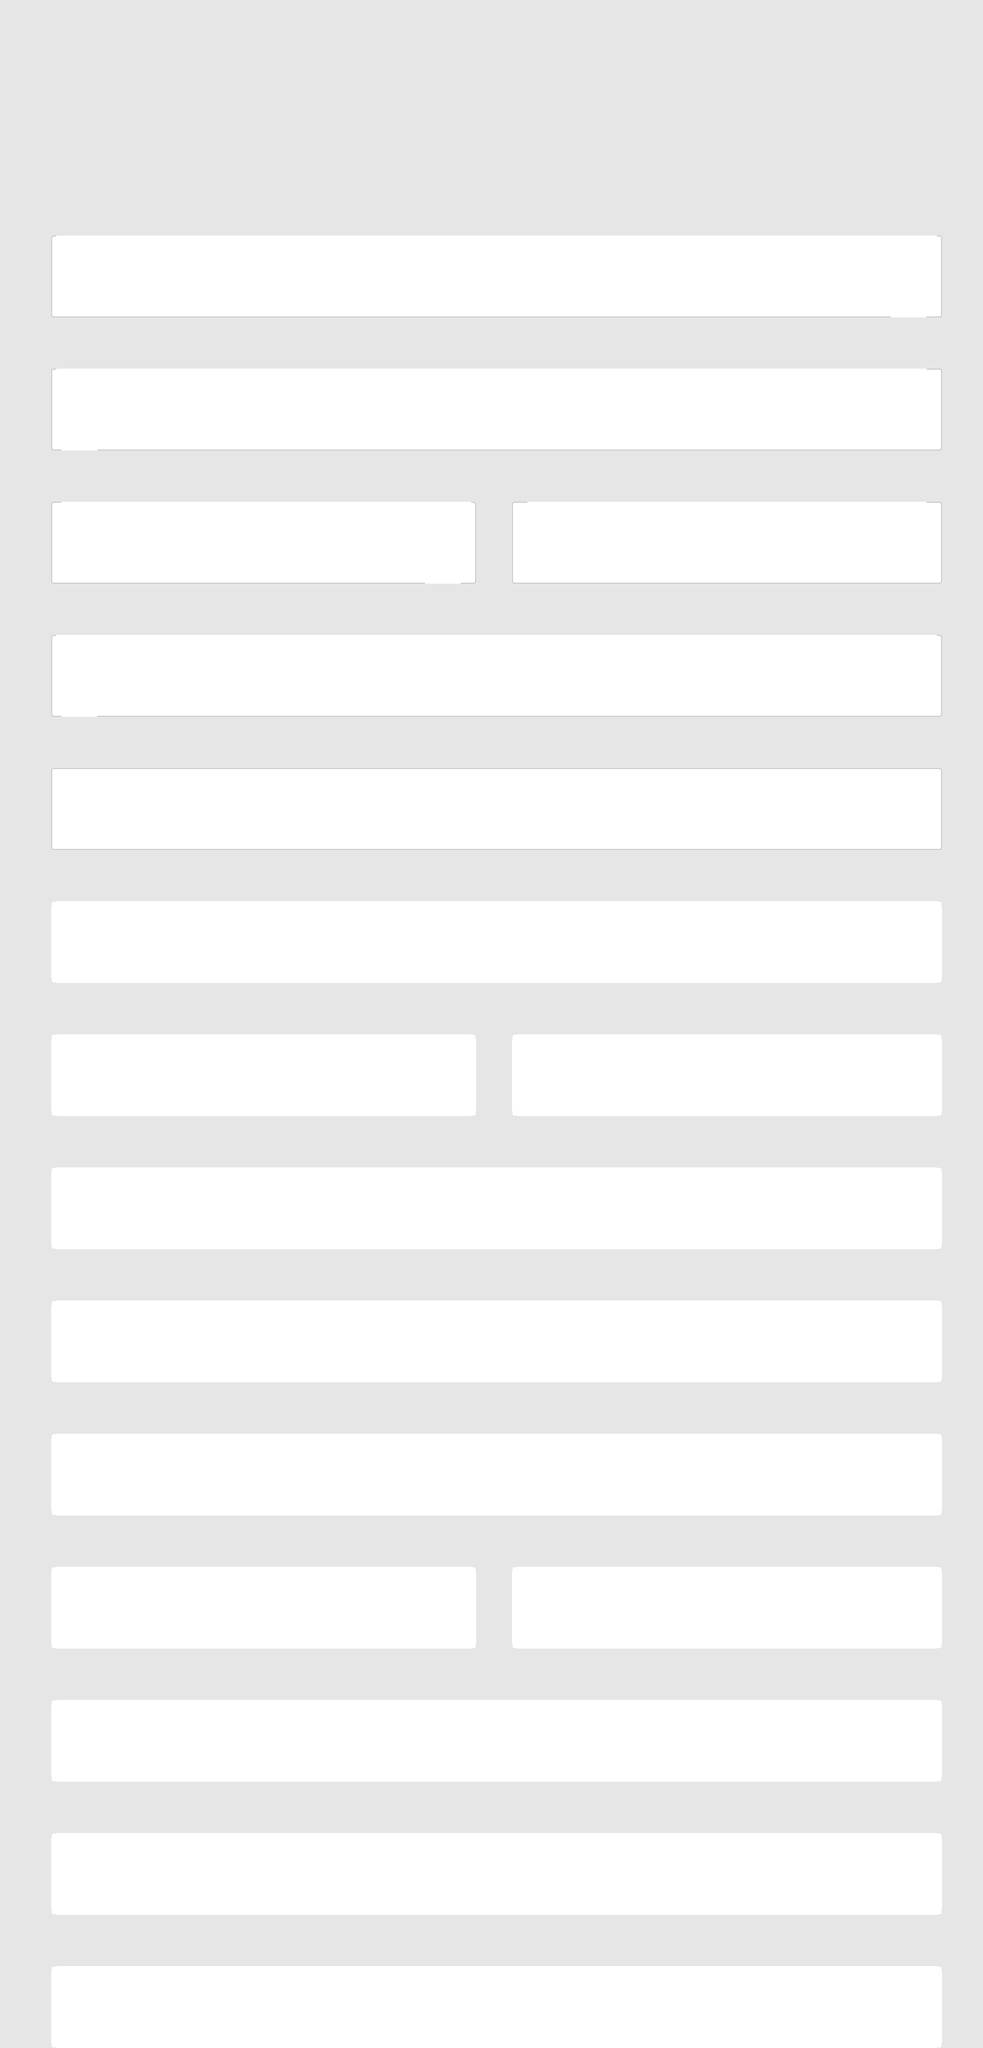

The image is a tile-based game level rendered from a .tmx file. Its description and source (layers, tilesets, objects; grid data summarised) follow:
An orthogonal 192x400 tile map with 10x10 px tiles, 2 tile layers (Background Color, Collision Layer) and 151 objects.

<map version="1.0" orientation="orthogonal" renderorder="right-down" width="192" height="400" tilewidth="10" tileheight="10" nextobjectid="1698">
 <tileset firstgid="1" name="tiles" tilewidth="10" tileheight="10" tilecount="160" columns="20">
  <image source="../demo/demo-1/assets/imgs/tiles.png" width="200" height="80" />
 </tileset>
 <layer name="Background Color" width="192" height="400">
  <data>[76800 cells, 76800 non-empty, 6 distinct tile ids]</data>
 </layer>
 <layer name="Collision Layer" width="192" height="400">
  <data>[76800 cells, 1940 non-empty, 9 distinct tile ids]</data>
 </layer>
 <objectgroup name="Asterisks">
  <object id="1581" gid="67" x="300" y="610" width="10" height="10">
   <properties>
    <property name="field" value="name" />
   </properties>
  </object>
  <object id="1591" gid="67" x="850" y="500" width="10" height="10">
   <properties>
    <property name="field" value="name" />
   </properties>
  </object>
  <object id="1592" gid="67" x="850" y="530" width="10" height="10">
   <properties>
    <property name="field" value="name" />
   </properties>
  </object>
  <object id="1594" gid="67" x="850" y="563" width="10" height="10">
   <properties>
    <property name="field" value="name" />
   </properties>
  </object>
  <object id="1596" gid="67" x="1170" y="610" width="10" height="10">
   <properties>
    <property name="field" value="name" />
   </properties>
  </object>
  <object id="1602" gid="67" x="1490" y="870" width="10" height="10">
   <properties>
    <property name="field" value="email" />
   </properties>
  </object>
  <object id="1603" gid="67" x="1210" y="870" width="10" height="10">
   <properties>
    <property name="field" value="email" />
   </properties>
  </object>
  <object id="1604" gid="67" x="850" y="760" width="10" height="10">
   <properties>
    <property name="field" value="email" />
   </properties>
  </object>
  <object id="1605" gid="67" x="850" y="790" width="10" height="10">
   <properties>
    <property name="field" value="email" />
   </properties>
  </object>
  <object id="1606" gid="67" x="850" y="820" width="10" height="10">
   <properties>
    <property name="field" value="email" />
   </properties>
  </object>
  <object id="1608" gid="67" x="540" y="870" width="10" height="10">
   <properties>
    <property name="field" value="email" />
   </properties>
  </object>
  <object id="1609" gid="67" x="490" y="870" width="10" height="10">
   <properties>
    <property name="field" value="email" />
   </properties>
  </object>
  <object id="1610" gid="67" x="440" y="870" width="10" height="10">
   <properties>
    <property name="field" value="email" />
   </properties>
  </object>
  <object id="1631" gid="67" x="270" y="1050" width="10" height="10">
   <properties>
    <property name="field" value="password" />
   </properties>
  </object>
  <object id="1632" gid="67" x="270" y="1080" width="10" height="10">
   <properties>
    <property name="field" value="password" />
   </properties>
  </object>
  <object id="1633" gid="67" x="270" y="1020" width="10" height="10">
   <properties>
    <property name="field" value="password" />
   </properties>
  </object>
  <object id="1634" gid="67" x="440" y="1130" width="10" height="10">
   <properties>
    <property name="field" value="password" />
   </properties>
  </object>
  <object id="1635" gid="67" x="390" y="1130" width="10" height="10">
   <properties>
    <property name="field" value="password" />
   </properties>
  </object>
  <object id="1636" gid="67" x="490" y="1130" width="10" height="10">
   <properties>
    <property name="field" value="password" />
   </properties>
  </object>
  <object id="1637" gid="67" x="540" y="1130" width="10" height="10">
   <properties>
    <property name="field" value="password" />
   </properties>
  </object>
  <object id="1647" gid="67" x="1180" y="1070" width="10" height="10">
   <properties>
    <property name="field" value="passwordConfirm" />
   </properties>
  </object>
  <object id="1648" gid="67" x="1180" y="1040" width="10" height="10">
   <properties>
    <property name="field" value="passwordConfirm" />
   </properties>
  </object>
  <object id="1649" gid="67" x="1180" y="1010" width="10" height="10">
   <properties>
    <property name="field" value="passwordConfirm" />
   </properties>
  </object>
  <object id="1650" gid="67" x="1420" y="1130" width="10" height="10">
   <properties>
    <property name="field" value="passwordConfirm" />
   </properties>
  </object>
  <object id="1652" gid="67" x="1370" y="1130" width="10" height="10">
   <properties>
    <property name="field" value="passwordConfirm" />
   </properties>
  </object>
  <object id="1653" gid="67" x="1320" y="1130" width="10" height="10">
   <properties>
    <property name="field" value="passwordConfirm" />
   </properties>
  </object>
  <object id="1654" gid="67" x="1620" y="1130" width="10" height="10">
   <properties>
    <property name="field" value="passwordConfirm" />
   </properties>
  </object>
  <object id="1655" gid="67" x="1660" y="1100" width="10" height="10">
   <properties>
    <property name="field" value="passwordConfirm" />
   </properties>
  </object>
  <object id="1670" gid="67" x="260" y="1390" width="10" height="10">
   <properties>
    <property name="field" value="address" />
   </properties>
  </object>
  <object id="1672" gid="67" x="550" y="1390" width="10" height="10">
   <properties>
    <property name="field" value="address" />
   </properties>
  </object>
  <object id="1673" gid="67" x="930" y="1280" width="10" height="10">
   <properties>
    <property name="field" value="address" />
   </properties>
  </object>
  <object id="1675" gid="67" x="930" y="1310" width="10" height="10">
   <properties>
    <property name="field" value="address" />
   </properties>
  </object>
  <object id="1677" gid="67" x="930" y="1340" width="10" height="10">
   <properties>
    <property name="field" value="address" />
   </properties>
  </object>
  <object id="1678" gid="67" x="840" y="1390" width="10" height="10">
   <properties>
    <property name="field" value="address" />
   </properties>
  </object>
  <object id="1679" gid="67" x="1050" y="1390" width="10" height="10">
   <properties>
    <property name="field" value="address" />
   </properties>
  </object>
  <object id="1680" gid="67" x="1100" y="1390" width="10" height="10">
   <properties>
    <property name="field" value="address" />
   </properties>
  </object>
  <object id="1682" gid="67" x="1150" y="1390" width="10" height="10">
   <properties>
    <property name="field" value="address" />
   </properties>
  </object>
  <object id="1684" gid="67" x="1200" y="1390" width="10" height="10">
   <properties>
    <property name="field" value="address" />
   </properties>
  </object>
 </objectgroup>
 <objectgroup name="Coins">
  <object id="1585" gid="28" x="300" y="550" width="10" height="10">
   <properties>
    <property name="field" value="name" />
   </properties>
  </object>
  <object id="1586" gid="28" x="510" y="580" width="10" height="10">
   <properties>
    <property name="field" value="name" />
   </properties>
  </object>
  <object id="1587" gid="28" x="570" y="580" width="10" height="10">
   <properties>
    <property name="field" value="name" />
   </properties>
  </object>
  </objectgroup>
 <objectgroup name="Warp Up">
  <properties>
   <property name="warpX" value="-200" />
   <property name="warpY" value="300" />
  </properties>
  <!-- 14 objects omitted --></objectgroup>
 <objectgroup name="Warp Down">
  <properties>
   <property name="warpX" value="200" />
   <property name="warpY" value="-270" />
  </properties>
  <!-- 14 objects omitted --></objectgroup>
 <objectgroup name="Vacuums">
  <!-- 28 objects omitted --></objectgroup>
</map>
<!-- 110 of 151 objects omitted -->
